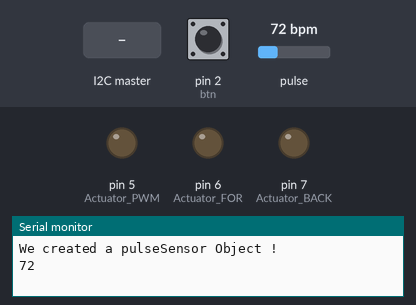
A sketch run on a simulated Arduino Uno, built with avr-gcc and run on an emulated ATmega328P. Shown: output pins drawn as LEDs (lit = HIGH), the last lines printed to the serial monitor. Dashed ring = blinking. Inputs (shaded band) come from the test bench; at power-on: pulse 72 bpm, pin 2 (btn) HIGH.

Above: at 1.2 s.
1.3 s: the I2C master sends the byte 1
At 1.96 s:
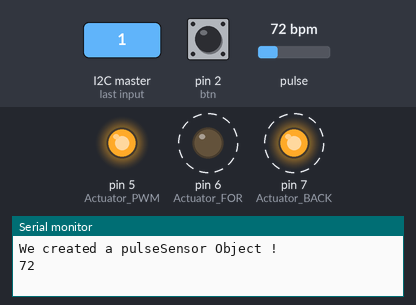
4.3 s: pulse set to 42 bpm
7.3 s: the I2C master sends the byte 2
At 7.3 s:
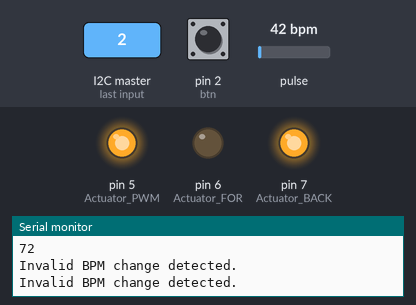
Timing chart, 0 to 10.3 s (numbered marks = the images above; inputs shaded):
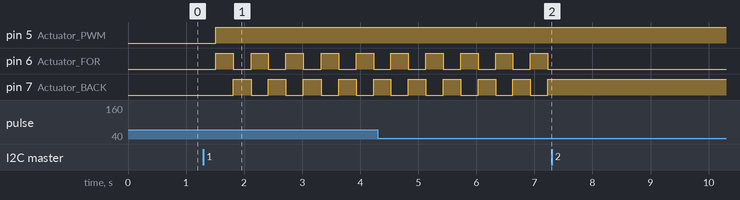

Measured:
- after the input at 1.3 s, pin 5 (Actuator_PWM): LOW → HIGH after 0.21 s; pin 6 (Actuator_FOR): alternates HIGH for 0.30 s and LOW for 0.30 s, starting after 0.21 s; pin 7 (Actuator_BACK): alternates HIGH for 0.30 s and LOW for 0.30 s, starting after 0.51 s
- after the input at 7.3 s, pin 6 (Actuator_FOR): stops changing and stays LOW; pin 7 (Actuator_BACK): stops changing and stays HIGH

The sketch:

Slave1_Mega.ino
```cpp
#include <Wire.h>
#include <PulseSensorPlayground.h>
#include <SoftwareSerial.h>

#define PULSE_sensor 0
#define btn 2
#define BT_RXD 8
#define BT_TXD 9
#define Actuator_FOR 6
#define Actuator_BACK 7
#define Actuator_PWM 5

SoftwareSerial bluetooth(BT_RXD, BT_TXD);

volatile bool stopp = false;
volatile bool do_actuator = false;
volatile bool dooo = false;
volatile bool LOWBPM = false;
volatile bool NORMALBPM = false;

unsigned long lastBeatTime = 0;
unsigned long BeatInterval = 0;
const long minBeatInterval = 700;
unsigned long currentTime = 0;
volatile int Threshold = 550;

const int minBPM = 50;
const int maxBPM = 180;
const int maxBPMChange = 20; // 허용되는 최대 심박수 변화 폭
const int EmerBPM = 66;
unsigned int myBPM = 0;
unsigned int lastValidBPM = 80; // 마지막 유효한 심박수
int push_count = 0;

PulseSensorPlayground pulseSensor;

void setup() {
  Wire.begin(10); // 슬레이브 주소 0x04로 I2C 통신 시작
  pinMode( btn, INPUT_PULLUP );
  pinMode( Actuator_PWM, OUTPUT       );
  pinMode( Actuator_FOR, OUTPUT       );
  pinMode( Actuator_BACK, OUTPUT       );
  attachInterrupt(digitalPinToInterrupt(btn), R_btn, FALLING);
  Wire.onRequest(requestEvent);
  Wire.onReceive(receiveEvent); // 데이터 수신 이벤트 핸들러 등록
  Serial.begin(115200);
  bluetooth.begin(9600);

  pulseSensor.analogInput(PULSE_sensor);
  pulseSensor.setThreshold(Threshold);
  if (pulseSensor.begin()) {
    Serial.println("We created a pulseSensor Object !");  //This prints one time at Arduino power-up, or on Arduino reset.
  }
}


int checkBeatValidity( int bpm, unsigned long interval )
{
	if ( bpm >= minBPM && bpm <= maxBPM && interval >= minBeatInterval )
	{
		return 9; // 유효한 심박수
	}
	else if ( interval < minBeatInterval )
	{
		return 7; // 심박 간격이 너무 짧음
	}
	else if ( bpm < minBPM )
	{
		return 8; // 심정지 상태
	}
	else
	{
		return 6; // 유효하지 않은 심박수
	}
}
void _PULSE() {
  if (pulseSensor.sawStartOfBeat()) {
    currentTime = millis();
    BeatInterval = currentTime - lastBeatTime;
    int newBPM = pulseSensor.getBeatsPerMinute();
/*
    Serial.print("New BPM: ");
    Serial.println(newBPM);
    Serial.print("Last Valid BPM: ");
    Serial.println(lastValidBPM);
    Serial.print("Beat Interval: ");
    Serial.println(BeatInterval);
*/
    int bpmChange = newBPM - lastValidBPM;
    if (bpmChange < 0) bpmChange = -bpmChange;

    if (bpmChange > maxBPMChange) {
      Serial.println("Invalid BPM change detected.");
      return;
    }

    myBPM = newBPM;

    switch (checkBeatValidity(myBPM, BeatInterval)) {
      case 9:
        Serial.println(myBPM);
        NORMALBPM = true;
        LOWBPM = false;
        lastBeatTime = currentTime;
        lastValidBPM = myBPM;
        break;
      case 8:
        Serial.println("Warning: BPM too low.");
        NORMALBPM = false;
        LOWBPM = true;
        break;
      case 7:
        Serial.println("Warning: BPM interval too short.");
        lastBeatTime = currentTime;
        break;
      case 6:
        Serial.println("Invalid BPM detected.");
        lastBeatTime = currentTime;
        break;
      default:
        break;
    }

    bluetooth.print(myBPM); // 블루투스를 통해 신호 값을 전송
    bluetooth.print(","); // 데이터를 구분하기 위해 쉼표 추가
    bluetooth.println(currentTime / 1000); // 블루투스를 통해 경과 시간을 전송
    bluetooth.print(",");
    bluetooth.print(push_count);
  }

}

void loop() {
  if (bluetooth.available()) {
    Serial.write(bluetooth.read());
  }
  if (Serial.available()) {
    bluetooth.write(Serial.read());
  }

  while (do_actuator) {
    if (!do_actuator) break;
    digitalWrite(Actuator_FOR, HIGH);
    digitalWrite(Actuator_BACK, LOW);
    analogWrite(Actuator_PWM, 255);
    delay(300);
    digitalWrite(Actuator_FOR, LOW);
    digitalWrite(Actuator_BACK, HIGH);
    analogWrite(Actuator_PWM, 255);
    delay(300);
    _PULSE();
  }
  _PULSE();
  delay(500);
}

void R_btn(){
  dooo = true;
  delay(100);
}

void requestEvent(){
  if(LOWBPM && !NORMALBPM) Wire.write(2);
  else if(!LOWBPM && NORMALBPM) Wire.write(9);
  else if (!digitalRead(btn)) Wire.write(0);
  else if (dooo){
    Wire.write(1);
    dooo = false;
  }
}

void receiveEvent(int howMany) {
  while (Wire.available()) { // 수신된 데이터 개수만큼 반복
    int data = Wire.read(); // 데이터 읽기
    switch(data){
      case 1 : do_actuator = true;
              break;
      case 2 : do_actuator = false;
              break;
      default : break;
    }

  }
}
```
